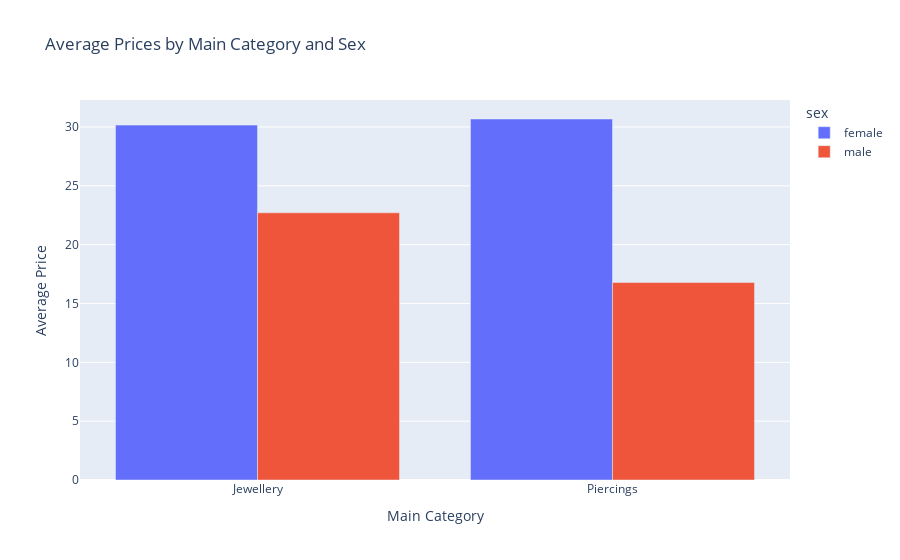

Write notebook code for a chart like this one.
### Markdown cell above
<a id="3-1-1"></a>
### 3.1.1. Genders and Categories

### Code cell
# Calculate the average prices by gender and category
average_prices_gender_category = purchase_df.groupby(['sex', 'main_category'])['price'].mean().reset_index()

fig = px.bar(average_prices_gender_category, x='main_category', y='price', color='sex', barmode='group',
             title='Average Prices by Main Category and Sex',
             labels={'main_category': 'Main Category', 'price': 'Average Price'})

fig.update_yaxes(title_text='Average Price')
fig.show()

average_prices_gender_category

### Figure 1 — Plotly figure (JSON) as saved in the notebook; plotly's stock layout.template omitted (floating-point values rounded to 4 significant figures)
{"data": [{"alignmentgroup": "True", "hovertemplate": "sex=female<br>Main Category=%{x}<br>Average Price=%{y}<extra></extra>", "legendgroup": "female", "marker": {"color": "#636efa", "pattern": {"shape": ""}}, "name": "female", "offsetgroup": "female", "orientation": "v", "showlegend": true, "textposition": "auto", "type": "bar", "x": ["Jewellery", "Piercings"], "xaxis": "x", "y": [30.16, 30.68], "yaxis": "y"}, {"alignmentgroup": "True", "hovertemplate": "sex=male<br>Main Category=%{x}<br>Average Price=%{y}<extra></extra>", "legendgroup": "male", "marker": {"color": "#EF553B", "pattern": {"shape": ""}}, "name": "male", "offsetgroup": "male", "orientation": "v", "showlegend": true, "textposition": "auto", "type": "bar", "x": ["Jewellery", "Piercings"], "xaxis": "x", "y": [22.71, 16.78], "yaxis": "y"}], "layout": {"barmode": "group", "legend": {"title": {"text": "sex"}, "tracegroupgap": 0}, "title": {"text": "Average Prices by Main Category and Sex"}, "xaxis": {"anchor": "y", "domain": [0, 1], "title": {"text": "Main Category"}}, "yaxis": {"anchor": "x", "domain": [0, 1], "title": {"text": "Average Price"}}}}
